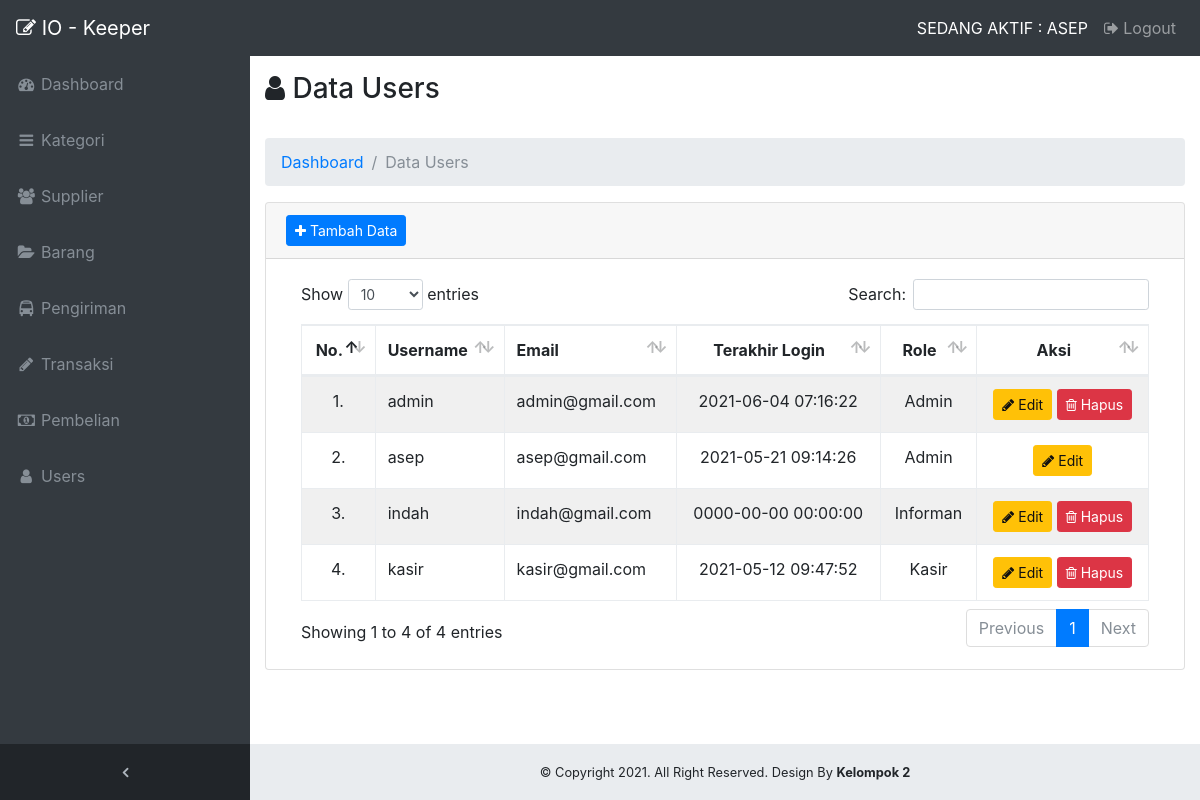
Screenshot of /admin/?page=users (signed in) with the database file from the repository.
### tables this page shows
CREATE TABLE `users` (
  `id` int(100) NOT NULL,
  `username` varchar(191) DEFAULT NULL,
  `email` varchar(191) DEFAULT NULL,
  `password` varchar(191) DEFAULT NULL,
  `created_at` timestamp NOT NULL DEFAULT '0000-00-00 00:00:00',
  `updated_at` timestamp NOT NULL DEFAULT '0000-00-00 00:00:00',
  `last_login` datetime DEFAULT NULL,
  `level` varchar(10) DEFAULT NULL
);

### admin/page/users/data_users.php (the view, shortened to what this page needs)
<div class="container-fluid">
    <div class="row">
        <div class="col-md-12">
            <h3><i class="fa fa-user"></i> Data Users</h3>
            <br>
        </div>
    </div>
    <ol class="breadcrumb">
        <li class="breadcrumb-item">
            <a href="?page=dashboard">Dashboard</a>
        </li>
        <li class="breadcrumb-item active">Data Users</li>
    </ol>
    <div class="card mb-3">
        <div class="card-header">
            <button type="button" class="btn btn-primary btn-sm" data-toggle="modal" data-target="#exampleModal"><i class="fa fa-plus"></i> Tambah Data
            </button>
        </div>
        <div class="card-body">
            <div class="table-responsive">
                <table class="table table-bordered" id="dataTable" width="100%" cellspacing="0">
                    <thead>
                        <tr>
                            <th class="text-center">No.</th>
                            <th>Username</th>
                            <th>Email</th>
                            <th class="text-center">Terakhir Login</th>
                            <th class="text-center">Role</th>
                            <th class="text-center">Aksi</th>
                        </tr>
                    </thead>
                    <tbody>
                        <?php
                        $no = 0;
                        $query = $con->query("SELECT * FROM users ORDER BY username ASC");
                        $bgcolor = "";
                        ?>
                        <?php foreach ($query as $data_users) : ?>
                            <?php
                                if ($no % 2 == 0) {
                                    $bgcolor = "#F0F0F0";
                                } else {
                                    $bgcolor = "";
                                }
                            ?>
                            <tr bgcolor="<?php echo $bgcolor; ?>">
                                <td class="text-center"><?php echo ++$no; ?>.</td>
                                <td><?php echo $data_users['username']; ?></td>
                                <td><?php echo $data_users['email']; ?></td>
                                <td class="text-center"><?php echo $data_users['last_login']; ?></td>
                                <td class="text-center">
                                    <?php if ($data_users['level'] == 'admin') : ?>
                                        Admin
                                    <?php elseif ($data_users['level'] == 'gudang') : ?>
                                        Gudang
                                    <?php elseif ($data_users['level'] == 'kasir') : ?>
                                        Kasir
                                    <?php elseif ($data_users['level'] == 'informan') : ?>
                                        Informan
                                    <?php else : ?>
                                        Tidak Ada
                                    <?php endif ?>
                                </td>
                                <td class="text-center">
                                    <button onclick="editUsers(<?php echo $data_users['id']; ?>)" type="button" class="btn btn-warning btn-sm" data-toggle="modal" data-target="#exampleModalUpdate">
                                        <i class="fa fa-pencil"></i> Edit
                                    </button>
                                    <?php if ($_SESSION['username'] == $data_users['username'] ) : ?>
                                    <?php else : ?>
                                        <form class="d-inline" method="POST">
                                            <button onclick="return confirm ('Yakin ? Anda Ingin Menghapus Data Ini ?')" type="submit" name="btn-hapus" class="btn btn-danger btn-sm">
                                                <i class="fa fa-trash-o"></i> Hapus
                                            </button>
                                        </form>
                                    <?php endif ?>
                                </td>
                            </tr>
                        <?php endforeach ?>
                    </tbody>
                </table>
            </div>
        </div>
    </div>
</div>

### admin/template/css/sb-admin.css (style rules this page uses)
html { position: relative; min-height: 100%; }
body { overflow-x: hidden; }
body.sticky-footer { margin-bottom: 56px; }
body.fixed-nav { padding-top: 56px; }

### rows the page displays
users: username "admin", email "admin@gmail.com", last_login "2021-06-04 07:16:22", level "Admin"
users: username "asep", email "asep@gmail.com", last_login "2021-05-21 09:14:26", level "Admin"
users: username "indah", email "indah@gmail.com", last_login "0000-00-00 00:00:00", level "Informan"
users: username "kasir", email "kasir@gmail.com", last_login "2021-05-12 09:47:52", level "Kasir"

### other values shown
$_SESSION['username'] "ASEP"
